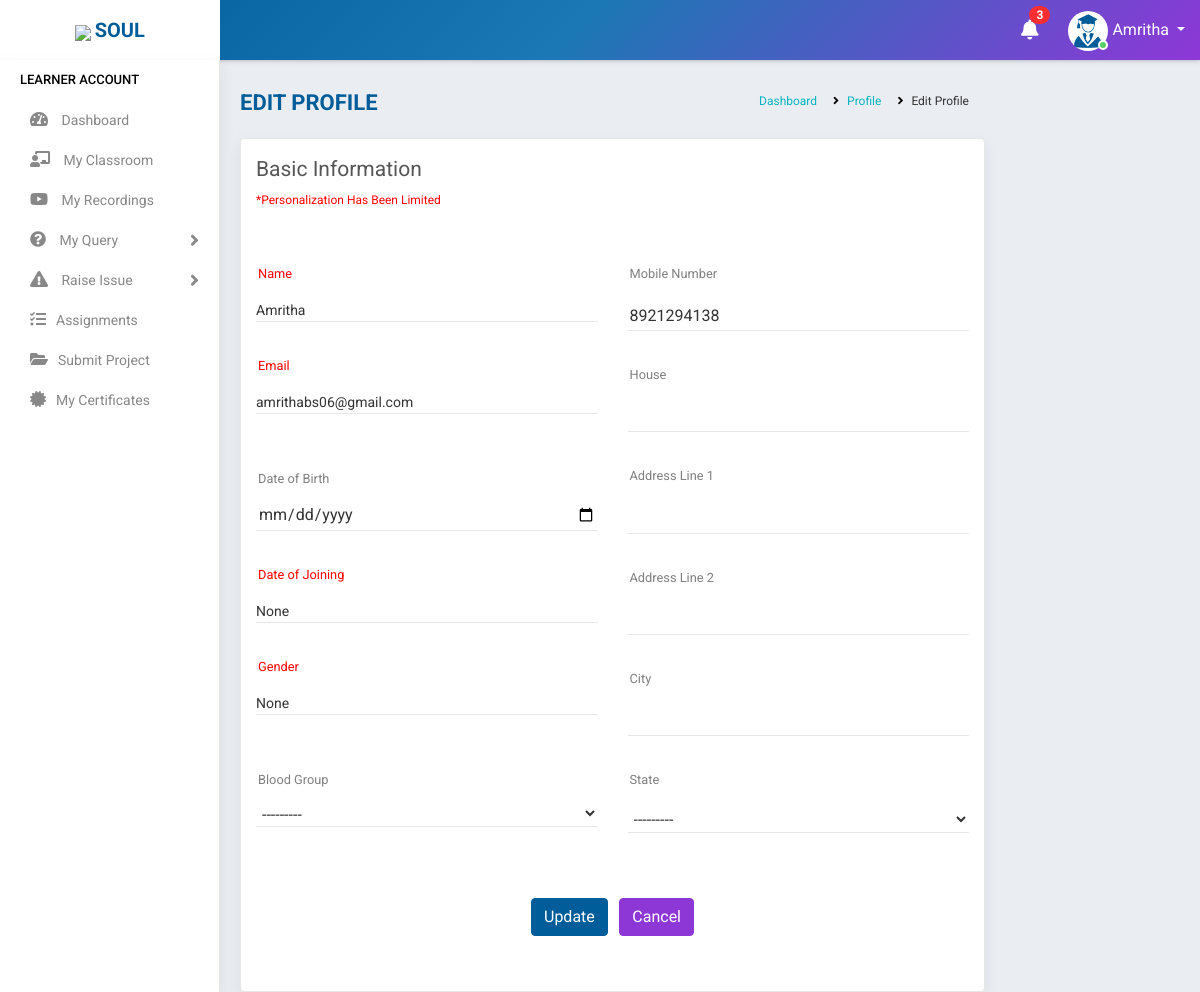
/profile/update/ (signed in), run on the app's committed database.
### accounts/models.py (models this page shows, shortened)
class Student(models.Model):
    state = (
    ('Andhra Pradesh','Andhra Pradesh'),
    ('Arunachal Pradesh','Arunachal Pradesh'),
    ('Assam','Assam'),
    ('Bihar','Bihar'),
    ('Chhattisgarh','Chattisgarh'),
    ('Goa','Goa'),
    ('Gujarat','Gujarat'),
    ('Haryana','Haryana'),
    ('Himachal Pradesh','Himachal Pradesh'),
    ('Jharkhand','Jharkhand'),
    ('Karnataka','Karnataka'),
    ('Kerala','Kerala'),
    ('Madhya Pradesh','Madhya Pradesh'),
    ('Maharashtra','Maharashtra'),
    ('Manipur','Manipur'),
    ('Meghalaya','Meghalaya'),
    ('Mizoram','Mizoram'),
    ('Nagaland','Nagaland'),
    ('Odisha','Odisha'),
    ('Rajasthan','Rajasthan'),
    ('Sikkim','Sikkim'),
    ('Tamil Nadu','Tamil Nadu'),
    ('Telangana','Telangana'),
    ('Tripura','Tripura'),
    ('Uttar Pradesh','Uttar Pradesh'),
    ('Uttarakhand','Uttarakhand'),
    ('West Bengal','West Bengal')
)
    groups = (
    ('AB+', 'AB+'),
    ('AB-', 'AB-'),
    ('A+', 'A+'),
    ('A-', 'A-'),
    ('B+', 'B+'),
    ('B-', 'B-'),
    ('O+', 'O+'),
    ('O-', 'O-'),
    )
    user= models.OneToOneField(User,on_delete=models.CASCADE,null=True,blank=True)
    name = models.CharField(max_length=100,blank=True)
    mobile = models.CharField(max_length=10,blank=True)
    email = models.EmailField(max_length=200,blank=True)
    sex = models.CharField(max_length=10,null=True,choices=(('Male','Male'),('Female','Female')),blank=True)
    dob = models.DateField(null=True, blank=True)
    blood_group = models.CharField(max_length=100,null=True, blank=True,choices=groups)
    house = models.CharField(max_length=100,null=True,blank=True)
    street =models.CharField(max_length=100,null=True,blank=True)
    street2 =models.CharField(max_length=100,null=True,blank=True)
    city = models.CharField(max_length=100,null=True,blank=True)
    state = models.CharField(max_length=100,null=True,choices=state,blank=True)
    course_enrolled = models.CharField(max_length=1000,null=True,blank=True)
    now_attending = models.CharField(max_length=1000,null=True,blank=True)
    start_date = models.DateField(null=True,blank=True)
    shared = models.BooleanField(default=False,choices=((True, 'Yes'), (False, 'No')),blank=True)
    payment = models.CharField(max_length=10,choices=(('Full','Full'),('Half','Half')),default='Half',blank=True)
    status = models.CharField(max_length=20,choices=(('Active','Active'),('Inactive','Inactive')),default='Active',blank=True)
    profile_pic = models.ImageField(null=True,default="student.jpg")
    total_fees = models.IntegerField(null=True,blank=True)
    fees_paid = models.IntegerField(null=True,blank=True)
    balance = models.IntegerField(null=True,blank=True)

### accounts/views.py (the view, shortened to what this page needs)
# urls.py: path('profile/update/', ProfileUpdate.as_view(),name='profile_update'),
class ProfileUpdate(View):
    def get(self, request):
        user=request.user
        if user.is_authenticated:
            note = Notification.objects.filter(receiver=user).filter(status="Not Read").order_by('-datetime')
            no_count = note.count()
            try:
                s= Staff.objects.get(user=user)
                form = ProfileUpdateForm(instance=s)
                return render(request,'accounts/edit_profile.html',{'s':s,'form':form,'no_count':no_count,'note':note})
            except:
                s= Student.objects.get(user=user)
                form = StudentProfileUpdateForm(instance=s)
                return render(request,'students/edit_profile.html',{'s':s,'form':form,'no_count':no_count,'note':note})
        else:
            return redirect('logout')

### accounts/forms.py
class StudentProfileUpdateForm(ModelForm):
    class Meta:
        model = Student
        fields =['dob','blood_group','mobile','house','street','street2','city','state']

### accounts/templates/students/edit_profile.html (shortened to what this page needs)
{% extends 'accounts/main.html' %}
{% block content %}
    <div class="main-wrapper">
    {% include 'students/navbar.html' %}
    {% include 'students/sidebar.html' %}
        <div class="container" style="padding-top:80px;padding-left:5%">
            <div class="page-header">
                <div class="row">
                    <div class="col-lg-7 col-md-12 col-sm-12 col-12">
                        <h5 class="text-uppercase">Edit Profile</h5>
                    </div>
                    <div class="col-lg-5 col-md-12 col-sm-12 col-12">
                        <ul class="list-inline breadcrumb float-right">
                            <li class="list-inline-item"><a href="{% url 'home' %}">Dashboard</a></li>
                            <li class="list-inline-item"><a href="{% url 'profile' %}">Profile</a></li>
                            <li class="list-inline-item">Edit Profile</li>
                        </ul>
                    </div>
                </div>
            </div>
            <div class="page-content">
                <div class="row">
                    <div class="col-lg-12 col-md-12 col-sm-12 col-12">
                        <div class="card">
                            <div class="page-title">
                                <div class="row">
                                    <div class="col-lg-12 col-md-12 col-sm-12 col-12">
                                        <div class="page-title">Basic information</div>
                                        <p style="font-size:12px;color:red">*Personalization has been limited</p>
                                    </div>
                                </div>
                            </div>
                            <div class="card-body">
                                <div class="row">
                                    <div class="col-lg-6 col-md-6 col-sm-6 col-12">
                                        <form method="post" enctype="multipart/form-data" action>
                                            <div class="form-group custom-mt-form-group">
                                                <fieldset style="padding-top:25px">{{s.name}}</fieldset>
                                                <label class="control-label" style="color:red">Name</label><i class="bar"></i>
                                            </div>
                                            <div class="form-group custom-mt-form-group">
                                                <fieldset style="padding-top:25px">{{s.email}}</fieldset>
                                                <label class="control-label" style="color:red">Email</label><i class="bar"></i>
                                            </div>
                                            <br>
                                            <div class="form-group custom-mt-form-group">
                                                {% load widget_tweaks %}
                                                {% render_field form.dob type="date" %}
                                                <label class="control-label" >Date of Birth</label><i class="bar"></i>
                                            </div>
                                            <div class="form-group custom-mt-form-group">
                                                <fieldset style="padding-top:25px">{{s.start_date}}</fieldset>
                                                <label class="control-label" style="color:red">Date of Joining</label><i class="bar"></i>
                                            </div>
                                            <div class="form-group custom-mt-form-group">
                                                <fieldset style="padding-top:25px">{{s.sex}}</fieldset>
                                                <label class="control-label" style="color:red">Gender</label><i class="bar"></i>
                                            </div>
                                            <br>
                                            <div class="form-group custom-mt-form-group">
                                                {% render_field form.blood_group type="date" %}
                                                <label class="control-label" >Blood Group</label><i class="bar"></i>
                                            </div>
                                    </div>
                                    <div class="col-lg-6 col-md-6 col-sm-6 col-12">
                                            <div class="form-group custom-mt-form-group">
                                                <fieldset style="padding-top:25px">{{form.mobile}}</fieldset>
                                                <label class="control-label">Mobile Number</label><i class="bar"></i>
                                            </div>
                                            <div class="form-group custom-mt-form-group">
                                                <fieldset style="padding-top:25px">{{form.house}}</fieldset>
                                                <label class="control-label">House</label><i class="bar"></i>
                                            </div>
                                            <div class="form-group custom-mt-form-group">
                                                <fieldset style="padding-top:25px">{{form.street}}</fieldset>
                                                <label class="control-label">Address Line 1</label><i class="bar"></i>
                                            </div>
                                            <div class="form-group custom-mt-form-group">
                                                <fieldset style="padding-top:25px">{{form.street2}}</fieldset>
                                                <label class="control-label">Address Line 2</label><i class="bar"></i>
                                            </div>
                                            <div class="form-group custom-mt-form-group">
                                                <fieldset style="padding-top:25px">{{form.city}}</fieldset>
                                                <label class="control-label">City</label><i class="bar"></i>
                                            </div>
                                            <div class="form-group custom-mt-form-group">
                                                <fieldset style="padding-top:25px">{{form.state}}</fieldset>
                                                <label class="control-label">State</label><i class="bar"></i>
                                            </div>
                                    </div>
                                    <div class="col-lg-12 col-md-12 col-sm-12 col-12">
                                            <div class="form-group text-center custom-mt-form-group">
                                                <button type="submit"class="btn btn-primary mr-2" type="submit">Update</button>
                                                <a href="{% url 'home' %}" class="btn btn-secondary" >Cancel</a>
                                            </div>
                                    </div>
                                </div>
                            </div>
                        </div>
                    </div>
                </div>
            </div>
        </div>
    </div>
    {% endblock %}

### accounts/templates/students/navbar.html (shortened to what this page needs)
<div class="header">
    <div class="header-left">
        <a href="https://www.teqstories.com" class="logo">
            <img src="https://www.teqstories.com/assets/images/Blue.png" style="height: 40px;width:auto;">
            <span class="text-uppercase"><b>Soul</b></span>
        </a>
    </div>
    <div class="page-title-box float-left">
    </div>
    <ul class="nav user-menu float-right">
        {% include 'accounts/mini/notify.html' %}
        <li class="nav-item dropdown has-arrow">
            <a href="#" class="dropdown-toggle nav-link user-link" data-toggle="dropdown">
                <span class="user-img"><img class="rounded-circle" src="{{request.user.student.profile_pic.url}}" width="40" height="40" alt="{{request.user.student.name|title}}">
                    <span class="status online"></span></span>
                <span>{{request.user.student.name|title}}</span>
            </a>
        </li>
    </ul>
</div>

### data on the page
Student: name "Amritha", email "amrithabs06@gmail.com", start_date "None", sex "None", blood_group "---------", mobile "8921294138", state "---------"

### other printed values
{{ no_count }} "3"
{{ request.user.student.name|title }} "Amritha"
